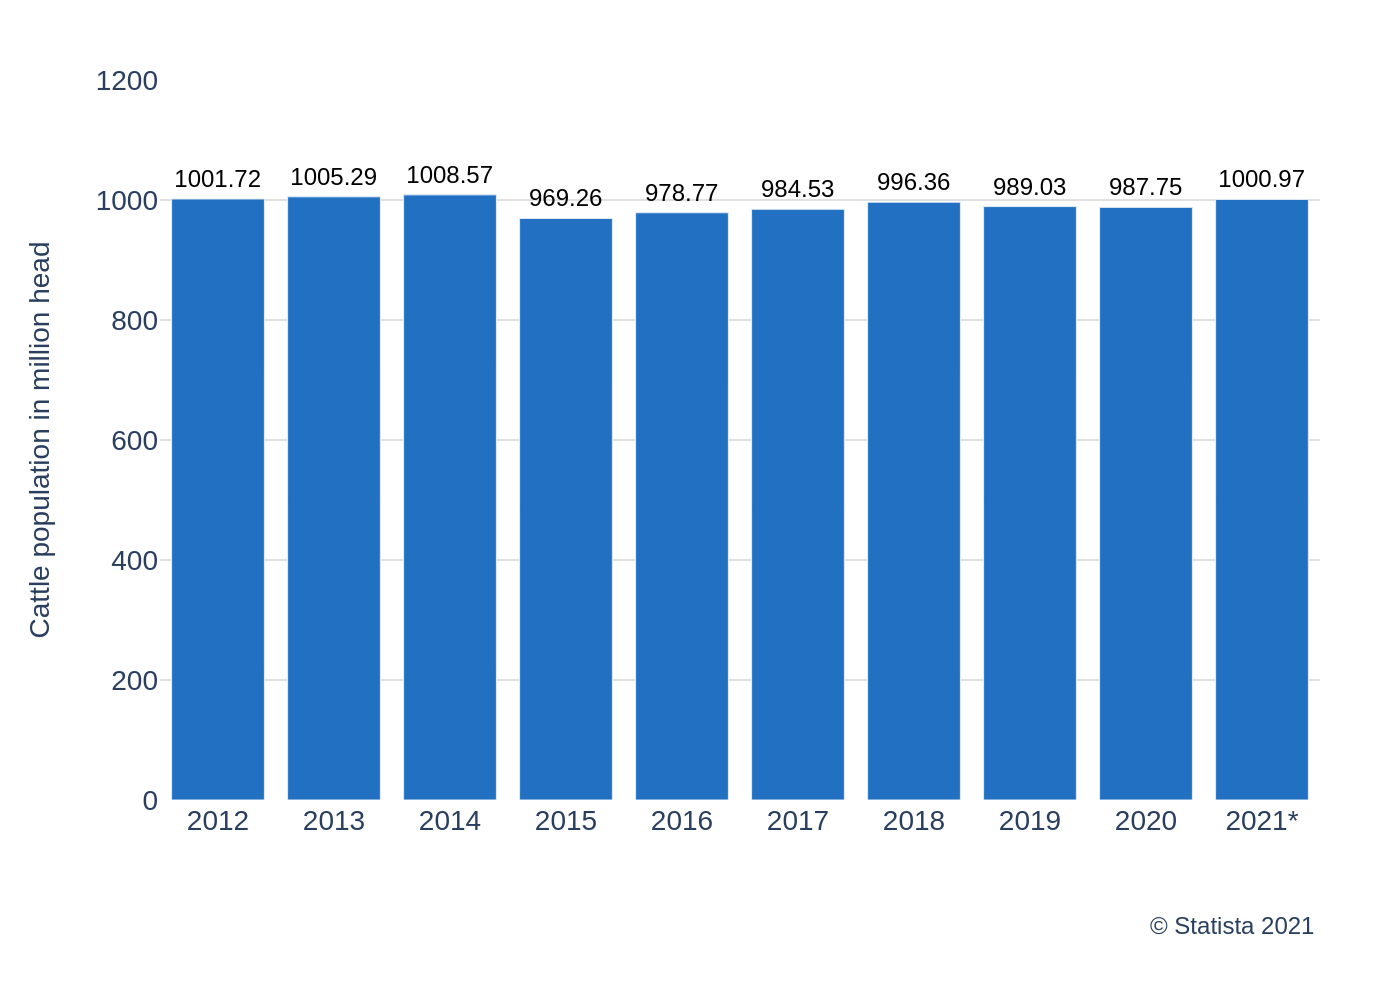

Recreate this plot in Python.
import sys
import json
import plotly.graph_objects as go
from pathlib import Path

# Check for command-line argument
if len(sys.argv) != 2:
    print("Usage: python generate_chart.py <json_file_path>")
    sys.exit(1)

# Get JSON file path from command-line argument
json_file_path = Path(sys.argv[1])

# Read data from the JSON file
with open(json_file_path, 'r', encoding='utf-8') as f:
    chart_data = json.load(f)

# Extract data and texts
data = chart_data['chart_data']
texts = chart_data['texts']
colors = chart_data['colors']

# Prepare data for Plotly
categories = [item['category'] for item in data]
values = [item['value'] for item in data]

# Create the bar chart
fig = go.Figure()

fig.add_trace(go.Bar(
    x=categories,
    y=values,
    marker_color=colors[0],
    text=values,
    textposition='outside',
    texttemplate='%{text:.2f}',
    cliponaxis=False # Allow text to be displayed outside the plot area
))

# Update layout
fig.update_layout(
    font_family="Arial",
    font_size=12,
    plot_bgcolor='white',
    paper_bgcolor='white',
    margin=dict(l=80, r=40, t=40, b=100),
    showlegend=False,
    yaxis=dict(
        title=texts['y_axis_title'],
        title_font_size=14,
        range=[0, 1200],
        dtick=200,
        showgrid=True,
        gridcolor='#e0e0e0',
        gridwidth=1,
        tickfont_size=14,
        tickformat=' ', # Use space as thousands separator
        zeroline=False
    ),
    xaxis=dict(
        title=texts['x_axis_title'],
        showgrid=False,
        tickfont_size=14
    ),
    annotations=[
        dict(
            text=texts['source'],
            align='right',
            showarrow=False,
            xref='paper',
            yref='paper',
            x=1.0,
            y=-0.15,
            xanchor='right',
            yanchor='top'
        )
    ]
)

fig.update_traces(textfont_size=12, textfont_color='black')

# Define output image path from the input JSON path
output_image_path = json_file_path.with_suffix('.png')

# Save the chart as a PNG image
fig.write_image(output_image_path, scale=2)

print(f"Chart saved to {output_image_path}")
